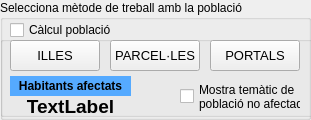
  <widget class="QGroupBox" name="groupBox_7">
   <property name="geometry">
    <rect>
     <x>370</x>
     <y>180</y>
     <width>311</width>
     <height>120</height>
    </rect>
   </property>
   <property name="title">
    <string>Selecciona mètode de treball amb la població</string>
   </property>
   <widget class="QCheckBox" name="chk_poblacio">
    <property name="geometry">
     <rect>
      <x>10</x>
      <y>20</y>
      <width>171</width>
      <height>20</height>
     </rect>
    </property>
    <property name="text">
     <string>Càlcul població</string>
    </property>
   </widget>
   <widget class="QGroupBox" name="gb_poblacio">
    <property name="geometry">
     <rect>
      <x>0</x>
      <y>36</y>
      <width>381</width>
      <height>81</height>
     </rect>
    </property>
    <property name="title">
     <string/>
    </property>
    <widget class="QLabel" name="lblNum">
     <property name="geometry">
      <rect>
       <x>10</x>
       <y>60</y>
       <width>121</width>
       <height>21</height>
      </rect>
     </property>
     <property name="palette">
      <palette>
       <active>
        <colorrole role="WindowText">
         <brush brushstyle="SolidPattern">
          <color alpha="255">
           <red>0</red>
           <green>0</green>
           <blue>0</blue>
          </color>
         </brush>
        </colorrole>
        <colorrole role="Button">
         <brush brushstyle="SolidPattern">
          <color alpha="255">
           <red>0</red>
           <green>170</green>
           <blue>127</blue>
          </color>
         </brush>
        </colorrole>
        <colorrole role="Light">
         <brush brushstyle="SolidPattern">
          <color alpha="255">
           <red>0</red>
           <green>255</green>
           <blue>191</blue>
          </color>
         </brush>
        </colorrole>
        <colorrole role="Midlight">
         <brush brushstyle="SolidPattern">
          <color alpha="255">
           <red>0</red>
           <green>212</green>
           <blue>159</blue>
          </color>
         </brush>
        </colorrole>
        <colorrole role="Dark">
         <brush brushstyle="SolidPattern">
          <color alpha="255">
           <red>0</red>
           <green>85</green>
           <blue>63</blue>
          </color>
         </brush>
        </colorrole>
        <colorrole role="Mid">
         <brush brushstyle="SolidPattern">
          <color alpha="255">
           <red>0</red>
           <green>113</green>
           <blue>84</blue>
          </color>
         </brush>
        </colorrole>
        <colorrole role="Text">
         <brush brushstyle="SolidPattern">
          <color alpha="255">
           <red>0</red>
           <green>0</green>
           <blue>0</blue>
          </color>
         </brush>
        </colorrole>
        <colorrole role="BrightText">
         <brush brushstyle="SolidPattern">
          <color alpha="255">
           <red>255</red>
           <green>255</green>
           <blue>255</blue>
          </color>
         </brush>
        </colorrole>
        <colorrole role="ButtonText">
         <brush brushstyle="SolidPattern">
          <color alpha="255">
           <red>0</red>
           <green>0</green>
           <blue>0</blue>
          </color>
         </brush>
        </colorrole>
        <colorrole role="Base">
         <brush brushstyle="SolidPattern">
          <color alpha="255">
           <red>255</red>
           <green>255</green>
           <blue>255</blue>
          </color>
         </brush>
        </colorrole>
        <colorrole role="Window">
         <brush brushstyle="SolidPattern">
          <color alpha="255">
           <red>0</red>
           <green>170</green>
           <blue>127</blue>
          </color>
         </brush>
        </colorrole>
        <colorrole role="Shadow">
         <brush brushstyle="SolidPattern">
          <color alpha="255">
           <red>0</red>
           <green>0</green>
           <blue>0</blue>
          </color>
         </brush>
        </colorrole>
        <colorrole role="AlternateBase">
         <brush brushstyle="SolidPattern">
          <color alpha="255">
           <red>127</red>
           <green>212</green>
           <blue>191</blue>
          </color>
         </brush>
        </colorrole>
        <colorrole role="ToolTipBase">
         <brush brushstyle="SolidPattern">
          <color alpha="255">
           <red>255</red>
           <green>255</green>
           <blue>220</blue>
          </color>
         </brush>
        </colorrole>
        <colorrole role="ToolTipText">
         <brush brushstyle="SolidPattern">
          <color alpha="255">
           <red>0</red>
           <green>0</green>
           <blue>0</blue>
          </color>
         </brush>
        </colorrole>
       </active>
       <inactive>
        <colorrole role="WindowText">
         <brush brushstyle="SolidPattern">
          <color alpha="255">
           <red>0</red>
           <green>0</green>
           <blue>0</blue>
          </color>
         </brush>
        </colorrole>
        <colorrole role="Button">
         <brush brushstyle="SolidPattern">
          <color alpha="255">
           <red>0</red>
           <green>170</green>
           <blue>127</blue>
          </color>
         </brush>
        </colorrole>
        <colorrole role="Light">
         <brush brushstyle="SolidPattern">
          <color alpha="255">
           <red>0</red>
           <green>255</green>
           <blue>191</blue>
          </color>
         </brush>
        </colorrole>
        <colorrole role="Midlight">
         <brush brushstyle="SolidPattern">
          <color alpha="255">
           <red>0</red>
           <green>212</green>
           <blue>159</blue>
          </color>
         </brush>
        </colorrole>
        <colorrole role="Dark">
         <brush brushstyle="SolidPattern">
          <color alpha="255">
           <red>0</red>
           <green>85</green>
           <blue>63</blue>
          </color>
         </brush>
        </colorrole>
        <colorrole role="Mid">
         <brush brushstyle="SolidPattern">
          <color alpha="255">
           <red>0</red>
           <green>113</green>
           <blue>84</blue>
          </color>
         </brush>
        </colorrole>
        <colorrole role="Text">
         <brush brushstyle="SolidPattern">
          <color alpha="255">
           <red>0</red>
           <green>0</green>
           <blue>0</blue>
          </color>
         </brush>
        </colorrole>
        <colorrole role="BrightText">
         <brush brushstyle="SolidPattern">
          <color alpha="255">
           <red>255</red>
           <green>255</green>
           <blue>255</blue>
          </color>
         </brush>
        </colorrole>
        <colorrole role="ButtonText">
         <brush brushstyle="SolidPattern">
          <color alpha="255">
           <red>0</red>
           <green>0</green>
           <blue>0</blue>
          </color>
         </brush>
        </colorrole>
        <colorrole role="Base">
         <brush brushstyle="SolidPattern">
          <color alpha="255">
           <red>255</red>
           <green>255</green>
           <blue>255</blue>
          </color>
         </brush>
        </colorrole>
        <colorrole role="Window">
         <brush brushstyle="SolidPattern">
          <color alpha="255">
           <red>0</red>
           <green>170</green>
           <blue>127</blue>
          </color>
         </brush>
        </colorrole>
        <colorrole role="Shadow">
         <brush brushstyle="SolidPattern">
          <color alpha="255">
           <red>0</red>
           <green>0</green>
           <blue>0</blue>
          </color>
         </brush>
        </colorrole>
        <colorrole role="AlternateBase">
         <brush brushstyle="SolidPattern">
          <color alpha="255">
           <red>127</red>
           <green>212</green>
           <blue>191</blue>
          </color>
         </brush>
        </colorrole>
        <colorrole role="ToolTipBase">
         <brush brushstyle="SolidPattern">
          <color alpha="255">
           <red>255</red>
           <green>255</green>
           <blue>220</blue>
          </color>
         </brush>
        </colorrole>
        <colorrole role="ToolTipText">
         <brush brushstyle="SolidPattern">
          <color alpha="255">
           <red>0</red>
           <green>0</green>
           <blue>0</blue>
          </color>
         </brush>
        </colorrole>
       </inactive>
       <disabled>
        <colorrole role="WindowText">
         <brush brushstyle="SolidPattern">
          <color alpha="255">
           <red>0</red>
           <green>85</green>
           <blue>63</blue>
          </color>
         </brush>
        </colorrole>
        <colorrole role="Button">
         <brush brushstyle="SolidPattern">
          <color alpha="255">
           <red>0</red>
           <green>170</green>
           <blue>127</blue>
          </color>
         </brush>
        </colorrole>
        <colorrole role="Light">
         <brush brushstyle="SolidPattern">
          <color alpha="255">
           <red>0</red>
           <green>255</green>
           <blue>191</blue>
          </color>
         </brush>
        </colorrole>
        <colorrole role="Midlight">
         <brush brushstyle="SolidPattern">
          <color alpha="255">
           <red>0</red>
           <green>212</green>
           <blue>159</blue>
          </color>
         </brush>
        </colorrole>
        <colorrole role="Dark">
         <brush brushstyle="SolidPattern">
          <color alpha="255">
           <red>0</red>
           <green>85</green>
           <blue>63</blue>
          </color>
         </brush>
        </colorrole>
        <colorrole role="Mid">
         <brush brushstyle="SolidPattern">
          <color alpha="255">
           <red>0</red>
           <green>113</green>
           <blue>84</blue>
          </color>
         </brush>
        </colorrole>
        <colorrole role="Text">
         <brush brushstyle="SolidPattern">
          <color alpha="255">
           <red>0</red>
           <green>85</green>
           <blue>63</blue>
          </color>
         </brush>
        </colorrole>
        <colorrole role="BrightText">
         <brush brushstyle="SolidPattern">
          <color alpha="255">
           <red>255</red>
           <green>255</green>
           <blue>255</blue>
          </color>
         </brush>
        </colorrole>
        <colorrole role="ButtonText">
         <brush brushstyle="SolidPattern">
          <color alpha="255">
           <red>0</red>
           <green>85</green>
           <blue>63</blue>
          </color>
         </brush>
        </colorrole>
        <colorrole role="Base">
         <brush brushstyle="SolidPattern">
          <color alpha="255">
           <red>0</red>
           <green>170</green>
           <blue>127</blue>
          </color>
         </brush>
        </colorrole>
        <colorrole role="Window">
         <brush brushstyle="SolidPattern">
          <color alpha="255">
           <red>0</red>
           <green>170</green>
           <blue>127</blue>
          </color>
         </brush>
        </colorrole>
        <colorrole role="Shadow">
         <brush brushstyle="SolidPattern">
          <color alpha="255">
           <red>0</red>
           <green>0</green>
           <blue>0</blue>
          </color>
         </brush>
        </colorrole>
        <colorrole role="AlternateBase">
         <brush brushstyle="SolidPattern">
          <color alpha="255">
           <red>0</red>
           <green>170</green>
           <blue>127</blue>
          </color>
         </brush>
        </colorrole>
        <colorrole role="ToolTipBase">
         <brush brushstyle="SolidPattern">
          <color alpha="255">
           <red>255</red>
           <green>255</green>
           <blue>220</blue>
          </color>
         </brush>
        </colorrole>
        <colorrole role="ToolTipText">
         <brush brushstyle="SolidPattern">
          <color alpha="255">
           <red>0</red>
           <green>0</green>
           <blue>0</blue>
          </color>
         </brush>
        </colorrole>
       </disabled>
      </palette>
     </property>
     <property name="font">
      <font>
       <pointsize>14</pointsize>
       <weight>75</weight>
       <bold>true</bold>
      </font>
     </property>
     <property name="text">
      <string>TextLabel</string>
     </property>
     <property name="alignment">
      <set>Qt::AlignCenter</set>
     </property>
    </widget>
    <widget class="QCheckBox" name="checkBoxPoblacioNoAfectada">
     <property name="geometry">
      <rect>
       <x>180</x>
       <y>30</y>
       <width>121</width>
       <height>61</height>
      </rect>
     </property>
     <property name="text">
      <string>Mostra temàtic de
població no afectada</string>
     </property>
     <property name="tristate">
      <bool>false</bool>
     </property>
    </widget>
    <widget class="QPushButton" name="bt_ILLES">
     <property name="geometry">
      <rect>
       <x>10</x>
       <y>4</y>
       <width>90</width>
       <height>31</height>
      </rect>
     </property>
     <property name="font">
      <font>
       <pointsize>10</pointsize>
      </font>
     </property>
     <property name="text">
      <string>ILLES</string>
     </property>
     <property name="checkable">
      <bool>true</bool>
     </property>
     <property name="autoExclusive">
      <bool>true</bool>
     </property>
    </widget>
    <widget class="QPushButton" name="bt_Portals">
     <property name="geometry">
      <rect>
       <x>210</x>
       <y>4</y>
       <width>90</width>
       <height>31</height>
      </rect>
     </property>
     <property name="font">
      <font>
       <pointsize>10</pointsize>
      </font>
     </property>
     <property name="text">
      <string>PORTALS</string>
     </property>
     <property name="checkable">
      <bool>true</bool>
     </property>
     <property name="autoExclusive">
      <bool>true</bool>
     </property>
    </widget>
    <widget class="QPushButton" name="bt_Parcel">
     <property name="geometry">
      <rect>
       <x>110</x>
       <y>4</y>
       <width>90</width>
       <height>31</height>
      </rect>
     </property>
     <property name="font">
      <font>
       <pointsize>10</pointsize>
      </font>
     </property>
     <property name="text">
      <string>PARCEL·LES</string>
     </property>
     <property name="checkable">
      <bool>true</bool>
     </property>
     <property name="autoExclusive">
      <bool>true</bool>
     </property>
    </widget>
    <widget class="QLabel" name="lblHab">
     <property name="geometry">
      <rect>
       <x>10</x>
       <y>40</y>
       <width>121</width>
       <height>20</height>
      </rect>
     </property>
     <property name="font">
      <font>
       <pointsize>9</pointsize>
       <weight>75</weight>
       <bold>true</bold>
      </font>
     </property>
     <property name="styleSheet">
      <string notr="true">background-color: rgb(85, 170, 255);
border-color: rgb(0, 0, 0);</string>
     </property>
     <property name="text">
      <string>Habitants afectats</string>
     </property>
     <property name="alignment">
      <set>Qt::AlignCenter</set>
     </property>
     <property name="wordWrap">
      <bool>false</bool>
     </property>
     <property name="margin">
      <number>2</number>
     </property>
     <property name="indent">
      <number>-1</number>
     </property>
    </widget>
   </widget>
  </widget>
